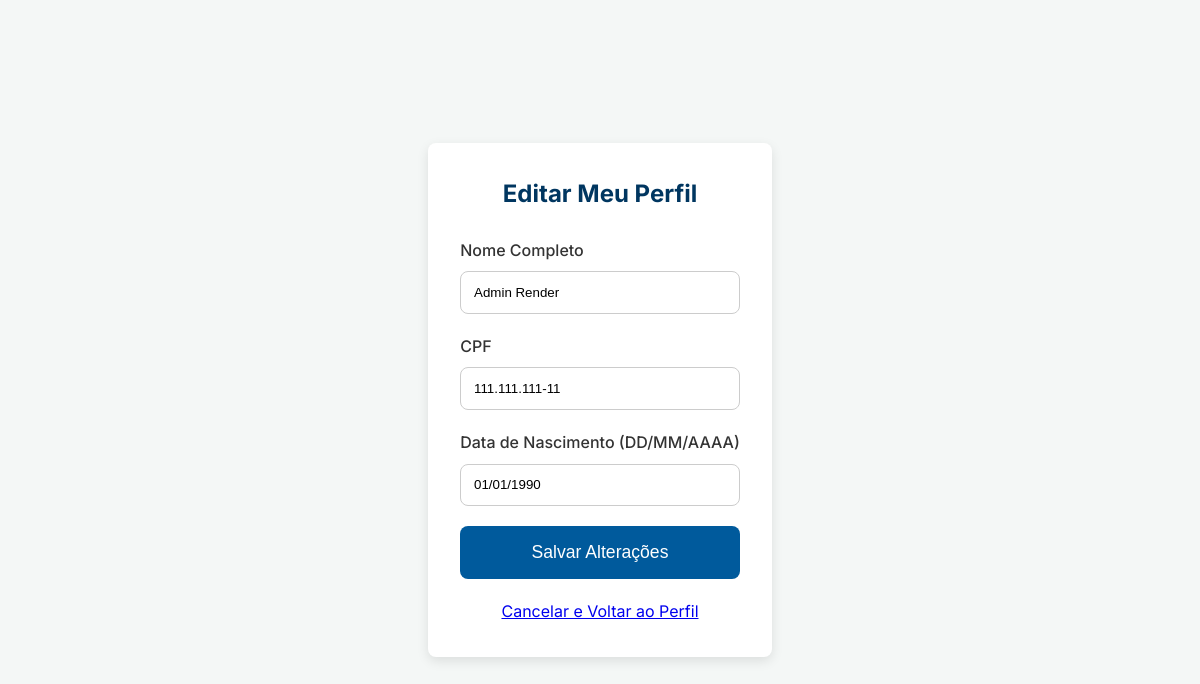
The app's page /perfil/editar (signed in) with its own data.
### app/models.py (models this page shows, shortened)
class Aluno(db.Model):
    id = db.Column(db.Integer, primary_key=True)
    nome = db.Column(db.String(100), nullable=False)
    cpf = db.Column(db.String(14), unique=True, nullable=False)
    data_nascimento = db.Column(db.String(10), nullable=False)
    matricula = db.Column(db.String(20), unique=True, nullable=False)
    senha_hash = db.Column(db.String(128))  # Nunca guarde a senha em texto!
    is_admin = db.Column(db.Boolean, default=False)
    foto_url = db.Column(db.String(255))

### app/routes.py (the view)
@bp.route('/perfil/editar', methods=['GET', 'POST'])
def editar_perfil():
    if 'aluno_id' not in session:
        return redirect(url_for('main.login'))
    aluno = Aluno.query.get_or_404(session['aluno_id'])
    form = EditarPerfilForm()
    if form.validate_on_submit():
        aluno.nome = form.nome.data
        aluno.cpf = form.cpf.data
        aluno.data_nascimento = form.data_nascimento.data
        db.session.commit()
        flash('Seu perfil foi atualizado com sucesso!', 'success')
        return redirect(url_for('main.perfil'))
    elif request.method == 'GET':
        form.nome.data = aluno.nome
        form.cpf.data = aluno.cpf
        form.data_nascimento.data = aluno.data_nascimento
    return render_template('editar_perfil.html', title='Editar Perfil', form=form)

### app/forms.py
class EditarPerfilForm(FlaskForm):
    nome = StringField('Nome Completo', validators=[DataRequired()])
    cpf = StringField('CPF', validators=[DataRequired(), Length(min=14, max=14)])
    data_nascimento = StringField('Data de Nascimento (DD/MM/AAAA)', validators=[DataRequired()])
    submit = SubmitField('Salvar Alterações')

### app/templates/editar_perfil.html
{% extends "base.html" %}
{% block page_css %}
    <link rel="stylesheet" href="{{ url_for('static', filename='css/forms.css') }}">
{% endblock %}
{% block content %}
<div class="form-container">
    <h2>Editar Meu Perfil</h2>
    <form method="POST" action="">
        {{ form.hidden_tag() }} <div class="form-group">
            {{ form.nome.label }}
            {{ form.nome(class="form-control") }}
        </div>
        <div class="form-group">
            {{ form.cpf.label }}
            {{ form.cpf(class="form-control") }}
        </div>
        <div class="form-group">
            {{ form.data_nascimento.label }}
            {{ form.data_nascimento(class="form-control") }}
        </div>
        <div class="form-group">
            {{ form.submit(class="btn") }}
        </div>
    </form>
    <div class="back-link" style="margin-top: 1rem;">
        <a href="{{ url_for('main.perfil') }}">Cancelar e Voltar ao Perfil</a>
    </div>
</div>
{% endblock %}

### app/static/css/base.css (style rules this page uses)
:root { --primary-blue: #005A9C; --dark-blue: #003660; --light-gray: #f4f7f6; --text-color: #333; --white: #ffffff; --danger: #dc3545; --success: #198754; --info: #0dcaf0; --border-radius: 8px; --box-shadow: 0 4px 12px rgba(0, 0, 0, 0.1); }
* { box-sizing: border-box; margin: 0; padding: 0; }
body { font-family: 'Inter', sans-serif; background-color: var(--light-gray); color: var(--text-color); line-height: 1.6; display: flex; justify-content: center; align-items: center; min-height: 100vh; padding: 1rem; }
.btn { display: inline-block; padding: 0.8rem 1.5rem; background-color: var(--primary-blue); color: var(--white); border: none; border-radius: var(--border-radius); font-weight: 500; text-align: center; text-decoration: none; cursor: pointer; transition: background-color 0.3s ease, transform 0.2s ease; }

### app/static/css/forms.css (style rules this page uses)
.form-container, .login-container { background-color: var(--white); padding: 2rem; border-radius: var(--border-radius); box-shadow: var(--box-shadow); width: 100%; max-width: 450px; text-align: center; }
.form-container h2, .login-container h2 { margin-bottom: 1.5rem; font-weight: 700; color: var(--dark-blue); }
.form-group { margin-bottom: 1.25rem; text-align: left; }
.form-group label { display: block; margin-bottom: 0.5rem; font-weight: 500; }
.form-group input[type="text"], .form-group input[type="password"] { width: 100%; padding: 0.8rem; border: 1px solid #ccc; border-radius: var(--border-radius); transition: border-color 0.3s ease, box-shadow 0.3s ease; }
.form-container .btn, .login-container .btn { width: 100%; padding: 1rem; font-size: 1.1rem; }

### records on screen
Aluno: nome "Admin Render", cpf "111.111.111-11", data_nascimento "01/01/1990"
